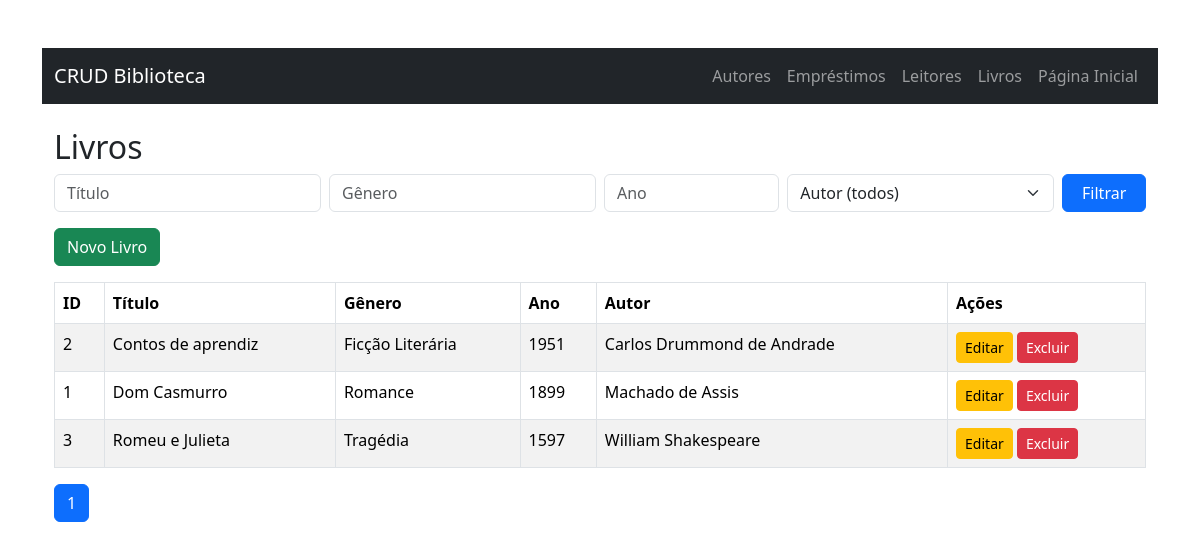
The page /public/livros/read.php on the database its author committed.
### tables this page shows
CREATE TABLE livros (
    id_livro INT AUTO_INCREMENT PRIMARY KEY,
    titulo VARCHAR(150) NOT NULL,
    genero VARCHAR(50),
    ano_publicacao INT,
    id_autor INT,
    FOREIGN KEY (id_autor) REFERENCES autores(id_autor)
);

CREATE TABLE autores (
    id_autor INT AUTO_INCREMENT PRIMARY KEY,
    nome VARCHAR(100) NOT NULL,
    nacionalidade VARCHAR(100),
    ano_nascimento INT
);

### public/livros/read.php (the view, shortened to what this page needs)
<?php
include '../../include/header.php';
include '../../include/db.php';
$limit=5; $page=max(1,intval($_GET['page']??1)); $offset=($page-1)*$limit;
$titulo = trim($_GET['titulo'] ?? '');
$genero = trim($_GET['genero'] ?? '');
$ano    = trim($_GET['ano'] ?? '');
$autor  = intval($_GET['autor'] ?? 0);
$params=[]; $where=' WHERE 1 ';
$countSql = "SELECT COUNT(*)
             FROM livros l LEFT JOIN autores a ON a.id_autor=l.id_autor $where";
$c = $pdo->prepare($countSql); $c->execute($params);
$total=(int)$c->fetchColumn(); $total_paginas=max(1,(int)ceil($total/$limit));
$sql = "SELECT l.*, a.nome AS autor
        FROM livros l LEFT JOIN autores a ON a.id_autor=l.id_autor
        $where ORDER BY l.titulo LIMIT $limit OFFSET $offset";
$stmt=$pdo->prepare($sql); $stmt->execute($params); $livros=$stmt->fetchAll();
?>
<!DOCTYPE html><html lang="pt-br"><head>
<link href="https://cdn.jsdelivr.net/npm/bootstrap@5.3.1/dist/css/bootstrap.min.css" rel="stylesheet">
</head><body class="container mt-5">
  <h2>Livros</h2>
  <form class="row g-2 mb-3" method="get">
    <div class="col-md-3"><input class="form-control" name="titulo" placeholder="Título" value="<?= htmlspecialchars($titulo) ?>"></div>
    <div class="col-md-3"><input class="form-control" name="genero" placeholder="Gênero" value="<?= htmlspecialchars($genero) ?>"></div>
    <div class="col-md-2"><input type="number" class="form-control" name="ano" placeholder="Ano" value="<?= htmlspecialchars($ano) ?>"></div>
    <div class="col-md-3">
      <select name="autor" class="form-select">
        <option value="0">Autor (todos)</option>
      </select>
    </div>
    <div class="col-md-1 d-grid"><button class="btn btn-primary">Filtrar</button></div>
  </form>
  <a href="create.php" class="btn btn-success mb-3">Novo Livro</a>
  <table class="table table-bordered table-striped">
    <thead><tr><th>ID</th><th>Título</th><th>Gênero</th><th>Ano</th><th>Autor</th><th>Ações</th></tr></thead>
    <tbody>
      <?php foreach($livros as $l): ?>
      <tr>
        <td><?= $l['id_livro'] ?></td>
        <td><?= htmlspecialchars($l['titulo']) ?></td>
        <td><?= htmlspecialchars($l['genero']) ?></td>
        <td><?= htmlspecialchars($l['ano_publicacao']) ?></td>
        <td><?= htmlspecialchars($l['autor']) ?></td>
        <td>
          <a class="btn btn-warning btn-sm" href="update.php?id=<?= $l['id_livro'] ?>">Editar</a>
          <a class="btn btn-danger btn-sm" href="delete.php?id=<?= $l['id_livro'] ?>" onclick="return confirm('Excluir livro?')">Excluir</a>
        </td>
      </tr>
      <?php endforeach; if(!$livros): ?>
      <tr><td colspan="6" class="text-center">Nenhum livro encontrado.</td></tr>
      <?php endif; ?>
    </tbody>
  </table>
  <nav><ul class="pagination">
    <?php for($i=1;$i<=$total_paginas;$i++): ?>
      <li class="page-item <?= $i==$page?'active':'' ?>">
        <a class="page-link" href="?page=<?= $i ?>&titulo=<?= urlencode($titulo) ?>&genero=<?= urlencode($genero) ?>&ano=<?= urlencode($ano) ?>&autor=<?= $autor ?>"><?= $i ?></a>
      </li>
    <?php endfor; ?>
  </ul></nav>
</body></html>

### include/header.php (shortened to what this page needs)
<!DOCTYPE html>
<html lang="pt-BR">
<head>
    <link href="https://cdn.jsdelivr.net/npm/bootstrap@5.3.2/dist/css/bootstrap.min.css" rel="stylesheet">
</head>
<body>
<nav class="navbar navbar-expand-lg navbar-dark bg-dark">
    <div class="container-fluid">
        <a class="navbar-brand" href="/futebol_crud/public/index.php">CRUD Biblioteca</a>
        <div class="collapse navbar-collapse" id="navbarNav">
            <ul class="navbar-nav ms-auto">
                <li class="nav-item"><a class="nav-link" href="../../public/autores/read.php">Autores</a></li>
                <li class="nav-item"><a class="nav-link" href="../../public/emprestimos/read.php">Empréstimos</a></li>
                <li class="nav-item"><a class="nav-link" href="../../public/leitores/read.php">Leitores</a></li>
                <li class="nav-item"><a class="nav-link" href="../../public/livros/read.php">Livros</a></li>
                <li class="nav-item"><a class="nav-link" href="../../index.php">Página Inicial</a></li>
            </ul>
        </div>
    </div>
</nav>
<div class="container mt-4">

### rows shown on the page
livros: id_livro "2", titulo "Contos de aprendiz", genero "Ficção Literária", ano_publicacao "1951", id_autor.nome "Carlos Drummond de Andrade"
livros: id_livro "1", titulo "Dom Casmurro", genero "Romance", ano_publicacao "1899", id_autor.nome "Machado de Assis"
livros: id_livro "3", titulo "Romeu e Julieta", genero "Tragédia", ano_publicacao "1597", id_autor.nome "William Shakespeare"
